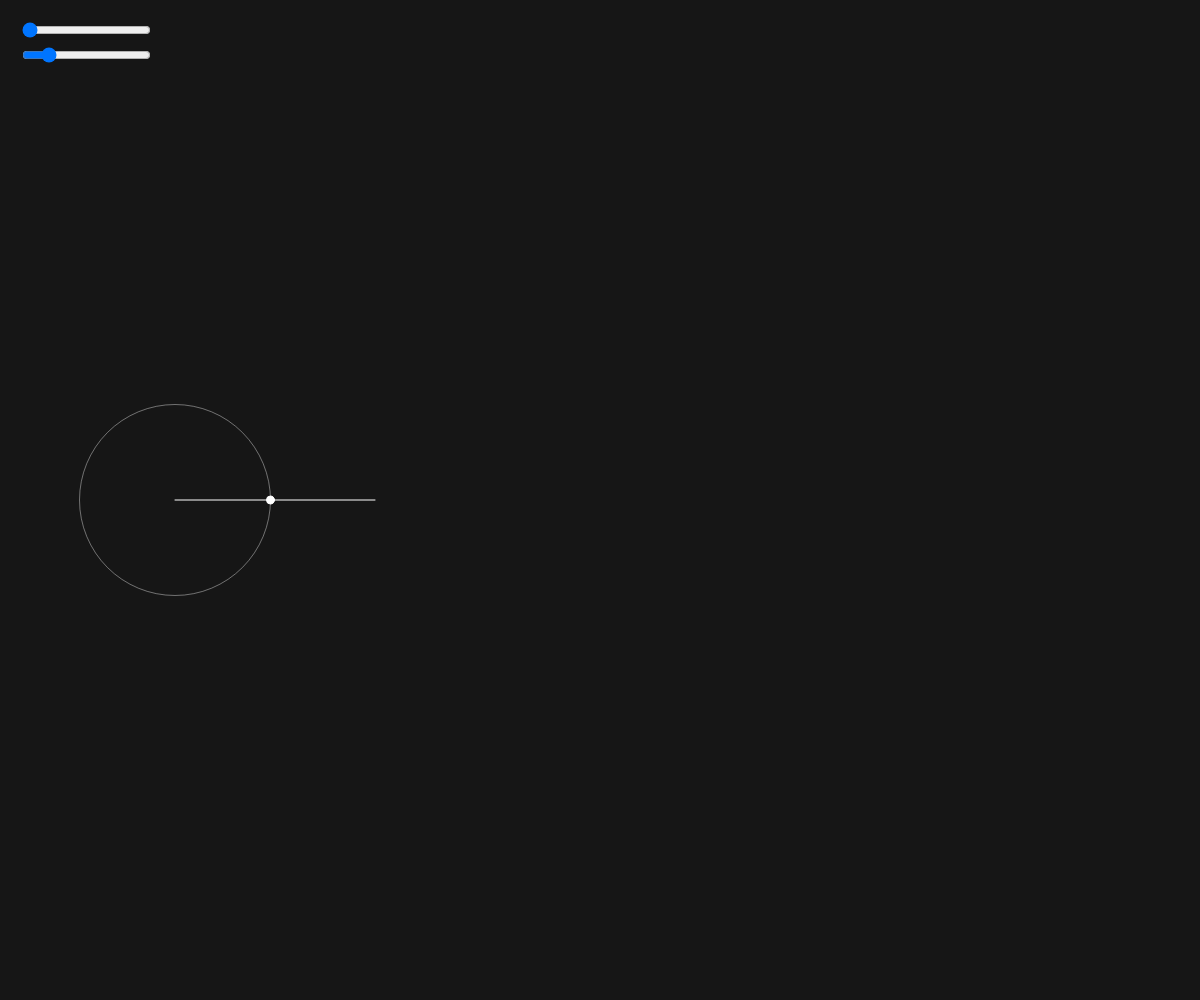
Frame 1 (no input)
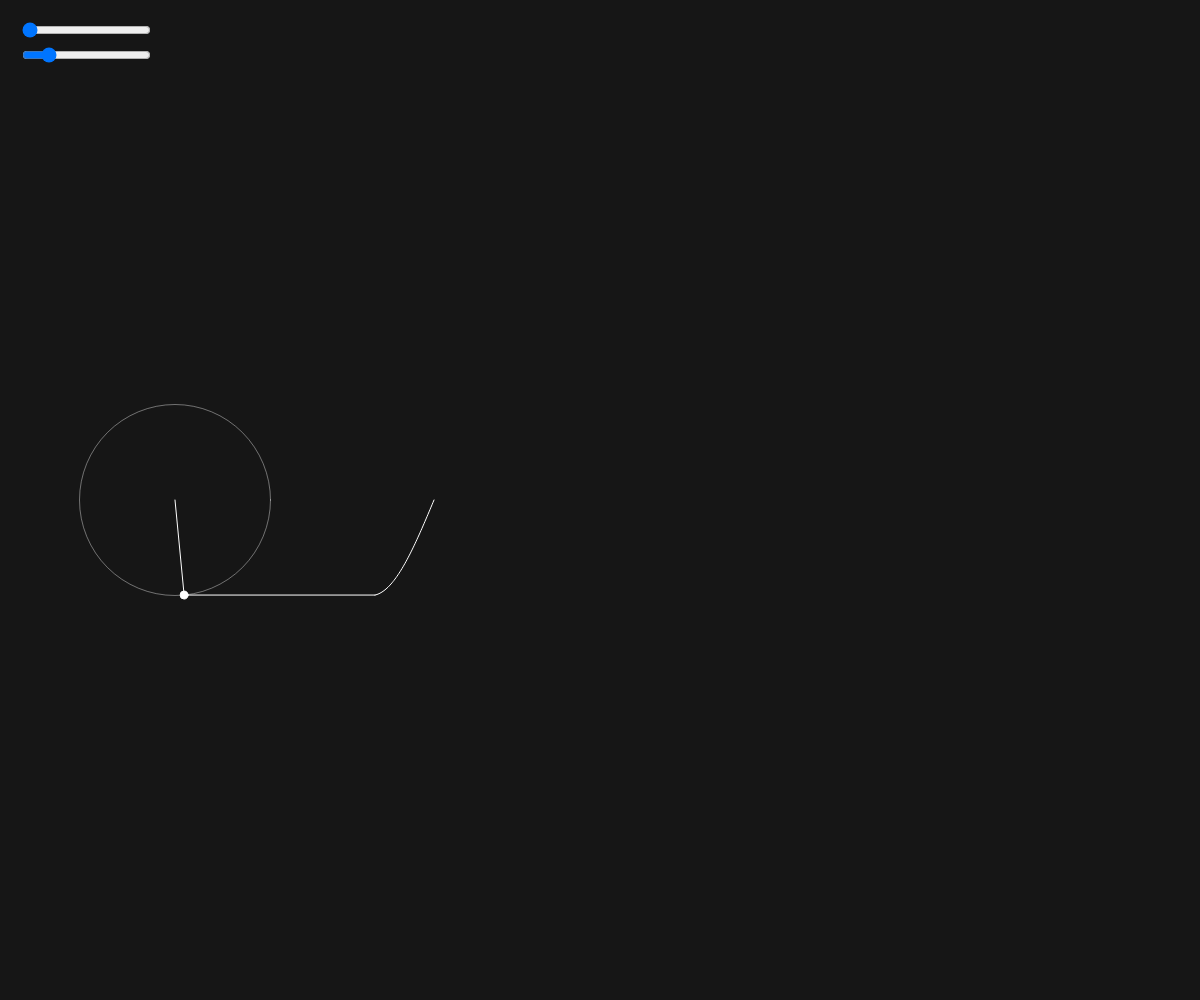
Frame 60 (no input)
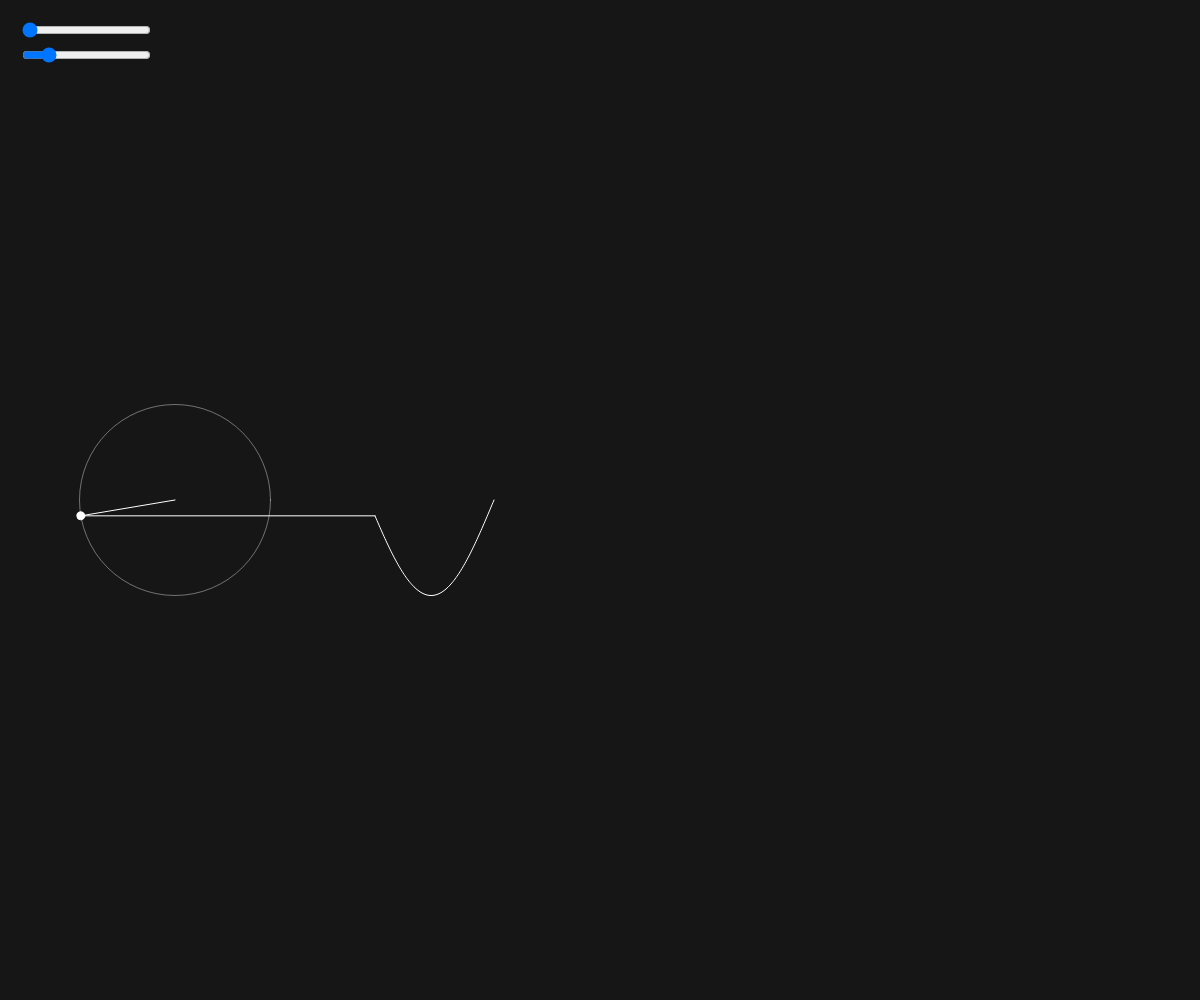
Frame 120 (the mouse pressed at the canvas centre since frame 60)

The p5.js sketch that drew these frames (run headless with seeded random() and noise() and a simulated clock; from frame 60 on, the mouse is pressed at the canvas centre):

// p5.js sketch
// ── sketch.js
let time = 0;
let wave = [];

let nSlider;
let sSlider;

function setup() {
  createCanvas(windowWidth, windowHeight);
  nSlider = createSlider(1, 100, 1);
  sSlider = createSlider(0.01, 0.1, 0.025, 0.001);
  nSlider.position(20, 20);
  sSlider.position(20, 45);
}

function draw() {
  background(22);
  translate(175, windowHeight / 2);

  let x = 0;
  let y = 0;

  for (let i = 0; i < nSlider.value(); i++) {
    let prevx = x;
    let prevy = y;
    let n = i * 2 + 1;
    let radius = 75 * (4 / (n * PI));
    x += radius * cos(n * time);
    y += radius * sin(n * time);

    stroke(255, 100);
    noFill();
    ellipse(prevx, prevy, radius * 2);

    fill(255);
    stroke(255);
    line(prevx, prevy, x, y);
    if (i == nSlider.value() - 1) ellipse(x, y, 8);
  }
  wave.unshift(y);

  translate(200, 0);
  line(x - 200, y, 0, wave[0]);

  beginShape();
  noFill();
  for (let i = 0; i < wave.length; i++) {
    vertex(i, wave[i]);
  }
  endShape();

  time += sSlider.value();

  if (wave.length > 1545) {
    wave.pop();
  }
}
